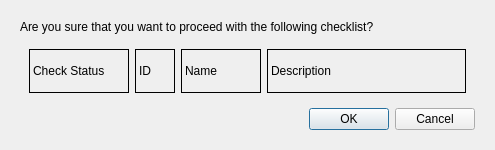
<?xml version="1.0" encoding="UTF-8"?>
<ui version="4.0">
 <class>CheckListInfoDialog</class>
 <widget class="QDialog" name="CheckListInfoDialog">
  <property name="geometry">
   <rect>
    <x>0</x>
    <y>0</y>
    <width>495</width>
    <height>150</height>
   </rect>
  </property>
  <property name="sizePolicy">
   <sizepolicy hsizetype="Fixed" vsizetype="Fixed">
    <horstretch>0</horstretch>
    <verstretch>0</verstretch>
   </sizepolicy>
  </property>
  <property name="minimumSize">
   <size>
    <width>495</width>
    <height>150</height>
   </size>
  </property>
  <property name="maximumSize">
   <size>
    <width>495</width>
    <height>150</height>
   </size>
  </property>
  <property name="windowTitle">
   <string>CheckList Confirmation</string>
  </property>
  <property name="styleSheet">
   <string notr="true">QCheckBox {
    color: #DDDDDF;
    padding: 3px 3px 3px 3px;
}

QCheckBox::indicator{
    border: 1px solid white;
    border-radius: 1px;
    color: #FFFFFF;
    width: 10px;
    height: 10px;
    margin: 2px 2px 2px 2px
}

QCheckBox::indicator:unchecked:pressed {
    background-color: #286e08;
}

QCheckBox::indicator:checked {
    background-color: #49c70f;
}

QCheckBox::indicator:checked:pressed {
    background-color: #AAAAAA;
}</string>
  </property>
  <layout class="QGridLayout" name="gridLayout">
   <property name="sizeConstraint">
    <enum>QLayout::SetMinAndMaxSize</enum>
   </property>
   <item row="0" column="0">
    <layout class="QVBoxLayout" name="verticalLayout">
     <item>
      <widget class="QWidget" name="widget" native="true">
       <property name="sizePolicy">
        <sizepolicy hsizetype="Minimum" vsizetype="Minimum">
         <horstretch>0</horstretch>
         <verstretch>0</verstretch>
        </sizepolicy>
       </property>
       <property name="layoutDirection">
        <enum>Qt::LeftToRight</enum>
       </property>
       <layout class="QVBoxLayout" name="verticalLayout_2">
        <property name="sizeConstraint">
         <enum>QLayout::SetMinimumSize</enum>
        </property>
        <item>
         <widget class="QLabel" name="label">
          <property name="sizePolicy">
           <sizepolicy hsizetype="Preferred" vsizetype="Maximum">
            <horstretch>0</horstretch>
            <verstretch>0</verstretch>
           </sizepolicy>
          </property>
          <property name="autoFillBackground">
           <bool>false</bool>
          </property>
          <property name="text">
           <string>&lt;html&gt;&lt;head/&gt;&lt;body&gt;&lt;p&gt;Are you sure that you want to proceed with the following checklist?&lt;/p&gt;&lt;/body&gt;&lt;/html&gt;</string>
          </property>
          <property name="scaledContents">
           <bool>true</bool>
          </property>
          <property name="alignment">
           <set>Qt::AlignLeading|Qt::AlignLeft|Qt::AlignTop</set>
          </property>
         </widget>
        </item>
        <item>
         <widget class="QWidget" name="widget_2" native="true">
          <layout class="QGridLayout" name="gridLayout_2">
           <item row="0" column="2">
            <widget class="QLabel" name="label_3">
             <property name="sizePolicy">
              <sizepolicy hsizetype="Maximum" vsizetype="Preferred">
               <horstretch>0</horstretch>
               <verstretch>0</verstretch>
              </sizepolicy>
             </property>
             <property name="minimumSize">
              <size>
               <width>80</width>
               <height>0</height>
              </size>
             </property>
             <property name="frameShape">
              <enum>QFrame::Box</enum>
             </property>
             <property name="text">
              <string>Name</string>
             </property>
            </widget>
           </item>
           <item row="1" column="1">
            <layout class="QVBoxLayout" name="idLayout"/>
           </item>
           <item row="0" column="0">
            <widget class="QLabel" name="label_2">
             <property name="sizePolicy">
              <sizepolicy hsizetype="Maximum" vsizetype="Preferred">
               <horstretch>0</horstretch>
               <verstretch>0</verstretch>
              </sizepolicy>
             </property>
             <property name="minimumSize">
              <size>
               <width>100</width>
               <height>0</height>
              </size>
             </property>
             <property name="frameShape">
              <enum>QFrame::Box</enum>
             </property>
             <property name="text">
              <string>Check Status</string>
             </property>
            </widget>
           </item>
           <item row="1" column="0">
            <layout class="QVBoxLayout" name="checkStatusLayout"/>
           </item>
           <item row="1" column="2">
            <layout class="QVBoxLayout" name="nameLayout"/>
           </item>
           <item row="0" column="4">
            <widget class="QLabel" name="label_4">
             <property name="sizePolicy">
              <sizepolicy hsizetype="Preferred" vsizetype="Expanding">
               <horstretch>0</horstretch>
               <verstretch>0</verstretch>
              </sizepolicy>
             </property>
             <property name="minimumSize">
              <size>
               <width>100</width>
               <height>0</height>
              </size>
             </property>
             <property name="frameShape">
              <enum>QFrame::Box</enum>
             </property>
             <property name="text">
              <string>Description</string>
             </property>
            </widget>
           </item>
           <item row="1" column="4">
            <layout class="QVBoxLayout" name="descriptionLayout">
             <property name="sizeConstraint">
              <enum>QLayout::SetDefaultConstraint</enum>
             </property>
            </layout>
           </item>
           <item row="0" column="1">
            <widget class="QLabel" name="label_5">
             <property name="sizePolicy">
              <sizepolicy hsizetype="Maximum" vsizetype="Preferred">
               <horstretch>0</horstretch>
               <verstretch>0</verstretch>
              </sizepolicy>
             </property>
             <property name="minimumSize">
              <size>
               <width>40</width>
               <height>0</height>
              </size>
             </property>
             <property name="maximumSize">
              <size>
               <width>16777215</width>
               <height>16777215</height>
              </size>
             </property>
             <property name="frameShape">
              <enum>QFrame::Box</enum>
             </property>
             <property name="text">
              <string>ID</string>
             </property>
            </widget>
           </item>
          </layout>
         </widget>
        </item>
        <item>
         <spacer name="verticalSpacer">
          <property name="orientation">
           <enum>Qt::Vertical</enum>
          </property>
          <property name="sizeType">
           <enum>QSizePolicy::Preferred</enum>
          </property>
          <property name="sizeHint" stdset="0">
           <size>
            <width>20</width>
            <height>0</height>
           </size>
          </property>
         </spacer>
        </item>
        <item>
         <widget class="QDialogButtonBox" name="buttonBox">
          <property name="orientation">
           <enum>Qt::Horizontal</enum>
          </property>
          <property name="standardButtons">
           <set>QDialogButtonBox::Cancel|QDialogButtonBox::Ok</set>
          </property>
         </widget>
        </item>
       </layout>
      </widget>
     </item>
    </layout>
   </item>
  </layout>
 </widget>
 <resources/>
 <connections>
  <connection>
   <sender>buttonBox</sender>
   <signal>accepted()</signal>
   <receiver>CheckListInfoDialog</receiver>
   <slot>accept()</slot>
   <hints>
    <hint type="sourcelabel">
     <x>248</x>
     <y>254</y>
    </hint>
    <hint type="destinationlabel">
     <x>157</x>
     <y>274</y>
    </hint>
   </hints>
  </connection>
  <connection>
   <sender>buttonBox</sender>
   <signal>rejected()</signal>
   <receiver>CheckListInfoDialog</receiver>
   <slot>reject()</slot>
   <hints>
    <hint type="sourcelabel">
     <x>316</x>
     <y>260</y>
    </hint>
    <hint type="destinationlabel">
     <x>286</x>
     <y>274</y>
    </hint>
   </hints>
  </connection>
 </connections>
</ui>
